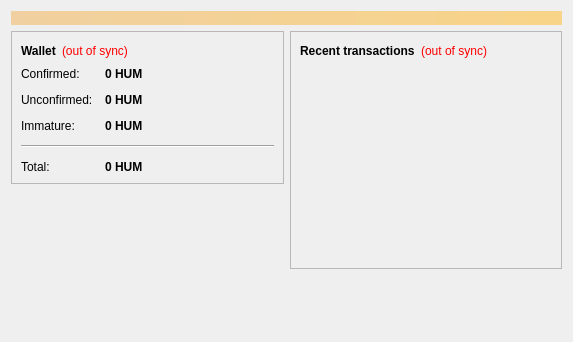
<?xml version="1.0" encoding="UTF-8"?>
<ui version="4.0">
 <class>OverviewPage</class>
 <widget class="QWidget" name="OverviewPage">
  <property name="geometry">
   <rect>
    <x>0</x>
    <y>0</y>
    <width>573</width>
    <height>342</height>
   </rect>
  </property>
  <property name="windowTitle">
   <string>Form</string>
  </property>
  <layout class="QVBoxLayout" name="topLayout">
   <item>
    <widget class="QLabel" name="labelAlerts">
     <property name="visible">
      <bool>false</bool>
     </property>
     <property name="styleSheet">
      <string notr="true">background-color: qlineargradient(x1: 0, y1: 0, x2: 1, y2: 0, stop:0 #F0D0A0, stop:1 #F8D488); color:#000000;</string>
     </property>
     <property name="wordWrap">
      <bool>true</bool>
     </property>
     <property name="margin">
      <number>3</number>
     </property>
    </widget>
   </item>
   <item>
    <layout class="QHBoxLayout" name="horizontalLayout" stretch="1,1">
     <item>
      <layout class="QVBoxLayout" name="verticalLayout_2">
       <item>
        <widget class="QFrame" name="frame">
         <property name="frameShape">
          <enum>QFrame::StyledPanel</enum>
         </property>
         <property name="frameShadow">
          <enum>QFrame::Raised</enum>
         </property>
         <layout class="QVBoxLayout" name="verticalLayout_4">
          <item>
           <layout class="QHBoxLayout" name="horizontalLayout_4">
            <item>
             <widget class="QLabel" name="label_5">
              <property name="font">
               <font>
                <weight>75</weight>
                <bold>true</bold>
               </font>
              </property>
              <property name="text">
               <string>Wallet</string>
              </property>
             </widget>
            </item>
            <item>
             <widget class="QLabel" name="labelWalletStatus">
              <property name="toolTip">
               <string>The displayed information may be out of date. Your wallet automatically synchronizes with the humanitylink network after a connection is established, but this process has not completed yet.</string>
              </property>
              <property name="styleSheet">
               <string notr="true">QLabel { color: red; }</string>
              </property>
              <property name="text">
               <string notr="true">(out of sync)</string>
              </property>
              <property name="alignment">
               <set>Qt::AlignLeading|Qt::AlignLeft|Qt::AlignVCenter</set>
              </property>
             </widget>
            </item>
            <item>
             <spacer name="horizontalSpacer_2">
              <property name="orientation">
               <enum>Qt::Horizontal</enum>
              </property>
              <property name="sizeHint" stdset="0">
               <size>
                <width>40</width>
                <height>20</height>
               </size>
              </property>
             </spacer>
            </item>
           </layout>
          </item>
          <item>
           <layout class="QFormLayout" name="formLayout_2">
            <property name="fieldGrowthPolicy">
             <enum>QFormLayout::AllNonFixedFieldsGrow</enum>
            </property>
            <property name="horizontalSpacing">
             <number>12</number>
            </property>
            <property name="verticalSpacing">
             <number>12</number>
            </property>
            <item row="0" column="0">
             <widget class="QLabel" name="label">
              <property name="text">
               <string>Confirmed:</string>
              </property>
             </widget>
            </item>
            <item row="0" column="1">
             <widget class="QLabel" name="labelBalance">
              <property name="font">
               <font>
                <weight>75</weight>
                <bold>true</bold>
               </font>
              </property>
              <property name="cursor">
               <cursorShape>IBeamCursor</cursorShape>
              </property>
              <property name="toolTip">
               <string>Your current spendable balance</string>
              </property>
              <property name="text">
               <string notr="true">0 HUM</string>
              </property>
              <property name="textInteractionFlags">
               <set>Qt::LinksAccessibleByMouse|Qt::TextSelectableByKeyboard|Qt::TextSelectableByMouse</set>
              </property>
             </widget>
            </item>
            <item row="1" column="0">
             <widget class="QLabel" name="label_3">
              <property name="text">
               <string>Unconfirmed:</string>
              </property>
             </widget>
            </item>
            <item row="1" column="1">
             <widget class="QLabel" name="labelUnconfirmed">
              <property name="font">
               <font>
                <weight>75</weight>
                <bold>true</bold>
               </font>
              </property>
              <property name="cursor">
               <cursorShape>IBeamCursor</cursorShape>
              </property>
              <property name="toolTip">
               <string>Total of transactions that have yet to be confirmed, and do not yet count toward the spendable balance</string>
              </property>
              <property name="text">
               <string notr="true">0 HUM</string>
              </property>
              <property name="textInteractionFlags">
               <set>Qt::LinksAccessibleByMouse|Qt::TextSelectableByKeyboard|Qt::TextSelectableByMouse</set>
              </property>
             </widget>
            </item>
            <item row="2" column="0">
             <widget class="QLabel" name="labelImmatureText">
              <property name="text">
               <string>Immature:</string>
              </property>
             </widget>
            </item>
            <item row="2" column="1">
             <widget class="QLabel" name="labelImmature">
              <property name="font">
               <font>
                <weight>75</weight>
                <bold>true</bold>
               </font>
              </property>
              <property name="toolTip">
               <string>Mined balance that has not yet matured</string>
              </property>
              <property name="text">
               <string notr="true">0 HUM</string>
              </property>
              <property name="textInteractionFlags">
               <set>Qt::LinksAccessibleByMouse|Qt::TextSelectableByKeyboard|Qt::TextSelectableByMouse</set>
              </property>
             </widget>
            </item>
            <item row="4" column="0">
             <widget class="QLabel" name="labelTotalText">
              <property name="text">
               <string>Total:</string>
              </property>
             </widget>
            </item>
            <item row="4" column="1">
             <widget class="QLabel" name="labelTotal">
              <property name="font">
               <font>
                <weight>75</weight>
                <bold>true</bold>
               </font>
              </property>
              <property name="cursor">
               <cursorShape>IBeamCursor</cursorShape>
              </property>
              <property name="toolTip">
               <string>Your current total balance</string>
              </property>
              <property name="text">
               <string notr="true">0 HUM</string>
              </property>
              <property name="textInteractionFlags">
               <set>Qt::LinksAccessibleByMouse|Qt::TextSelectableByKeyboard|Qt::TextSelectableByMouse</set>
              </property>
             </widget>
            </item>
            <item row="3" column="0" colspan="2">
             <widget class="Line" name="line">
              <property name="orientation">
               <enum>Qt::Horizontal</enum>
              </property>
             </widget>
            </item>
           </layout>
          </item>
         </layout>
        </widget>
       </item>
       <item>
        <spacer name="verticalSpacer">
         <property name="orientation">
          <enum>Qt::Vertical</enum>
         </property>
         <property name="sizeHint" stdset="0">
          <size>
           <width>20</width>
           <height>40</height>
          </size>
         </property>
        </spacer>
       </item>
      </layout>
     </item>
     <item>
      <layout class="QVBoxLayout" name="verticalLayout_3">
       <item>
        <widget class="QFrame" name="frame_2">
         <property name="frameShape">
          <enum>QFrame::StyledPanel</enum>
         </property>
         <property name="frameShadow">
          <enum>QFrame::Raised</enum>
         </property>
         <layout class="QVBoxLayout" name="verticalLayout">
          <item>
           <layout class="QHBoxLayout" name="horizontalLayout_2">
            <item>
             <widget class="QLabel" name="label_4">
              <property name="text">
               <string>&lt;b&gt;Recent transactions&lt;/b&gt;</string>
              </property>
             </widget>
            </item>
            <item>
             <widget class="QLabel" name="labelTransactionsStatus">
              <property name="toolTip">
               <string>The displayed information may be out of date. Your wallet automatically synchronizes with the humanitylink network after a connection is established, but this process has not completed yet.</string>
              </property>
              <property name="styleSheet">
               <string notr="true">QLabel { color: red; }</string>
              </property>
              <property name="text">
               <string notr="true">(out of sync)</string>
              </property>
              <property name="alignment">
               <set>Qt::AlignRight|Qt::AlignTrailing|Qt::AlignVCenter</set>
              </property>
             </widget>
            </item>
            <item>
             <spacer name="horizontalSpacer">
              <property name="orientation">
               <enum>Qt::Horizontal</enum>
              </property>
              <property name="sizeHint" stdset="0">
               <size>
                <width>40</width>
                <height>20</height>
               </size>
              </property>
             </spacer>
            </item>
           </layout>
          </item>
          <item>
           <widget class="QListView" name="listTransactions">
            <property name="styleSheet">
             <string notr="true">QListView { background: transparent; }</string>
            </property>
            <property name="frameShape">
             <enum>QFrame::NoFrame</enum>
            </property>
            <property name="verticalScrollBarPolicy">
             <enum>Qt::ScrollBarAlwaysOff</enum>
            </property>
            <property name="horizontalScrollBarPolicy">
             <enum>Qt::ScrollBarAlwaysOff</enum>
            </property>
            <property name="selectionMode">
             <enum>QAbstractItemView::NoSelection</enum>
            </property>
           </widget>
          </item>
         </layout>
        </widget>
       </item>
       <item>
        <spacer name="verticalSpacer_2">
         <property name="orientation">
          <enum>Qt::Vertical</enum>
         </property>
         <property name="sizeHint" stdset="0">
          <size>
           <width>20</width>
           <height>40</height>
          </size>
         </property>
        </spacer>
       </item>
      </layout>
     </item>
    </layout>
   </item>
  </layout>
 </widget>
 <resources/>
 <connections/>
</ui>
